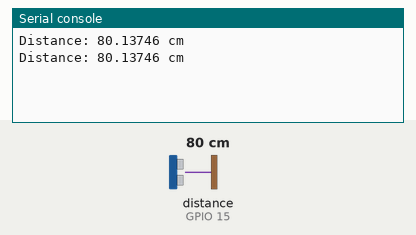
Recording of a program running on a simulated ESP32 board running MicroPython. Shown: the last lines printed to the serial console. The inputs (shaded band) are chosen by the test bench; at power-on: distance to the obstacle (sensor on GPIO 15) 80 cm. The echo pulse lasts 58.3 µs per cm; library files of the repository ran but are not shown: hcsr04.py.

Above: at 1.2 s.
1.3 s: distance to the obstacle (sensor on GPIO 15) set to 2 cm
At 2.3 s:
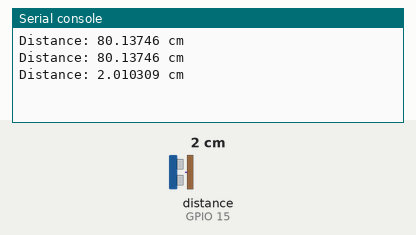
2.8 s: distance to the obstacle (sensor on GPIO 15) set to 4 cm
At 3.8 s:
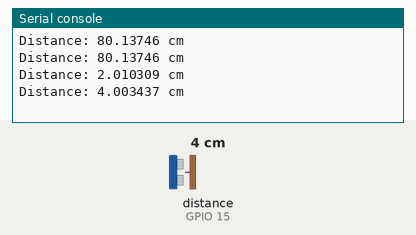
Timing chart, 0 to 5.8 s (numbered marks = the images above; inputs shaded):
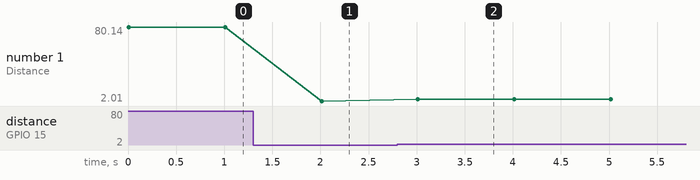

The program:

ultrasonicTest.py
```python
from hcsr04 import HCSR04
from time import sleep
import machine

# ESP32
sensor = HCSR04(trigger_pin=16, echo_pin=15, echo_timeout_us=10000)

# ESP8266
#sensor = HCSR04(trigger_pin=12, echo_pin=14, echo_timeout_us=10000)
try:
    while True:
        distance = sensor.distance_cm()
        print('Distance:', distance, 'cm')
        sleep(1)
finally:
    machine.reset()
```

Measured:
- after the input at 1.3 s, the serial console: prints a new line after 0.71 s (image 1)
- after the input at 2.8 s, the serial console: prints a new line after 0.21 s (image 2)
- plotted number 1: 80.14 → 2.01 after the input at 1.3 s, 2.01 → 4 after the input at 2.8 s
